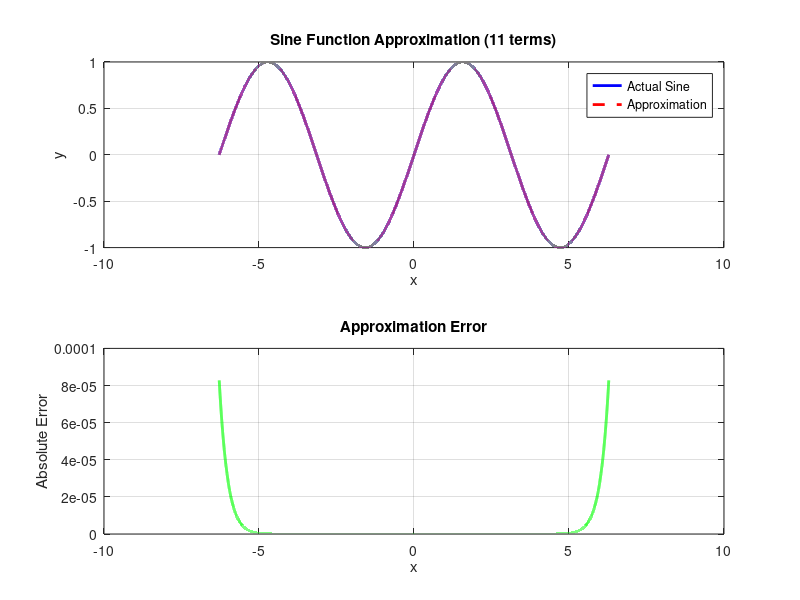
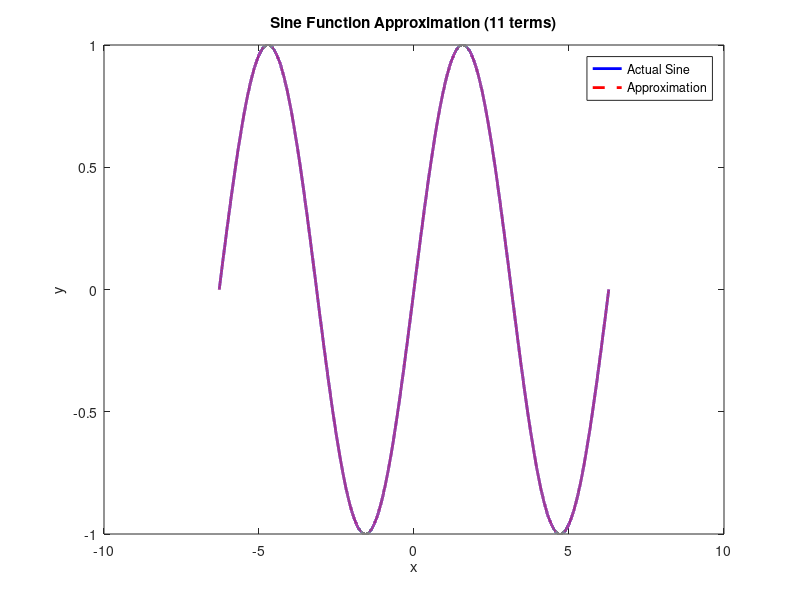

Reproduce these figures in MATLAB, in order.
% Universal Function Approximation - Polynomal Functions
% Author: Lucas Casaril (eng@lucascasaril.me)

clear all
clc
close all

% Define the range
x = linspace(-2*pi, 2*pi, 100000);
actual_sine = sin(x);

% Parameters for Taylor series
n_terms = 11;  % Number of terms in the approximation

% Initialize approximation
approx_sine = zeros(size(x));

% Calculate Taylor series approximation
for n = 0:(n_terms-1)
    term = ((-1)^n .* x.^(2*n + 1)) / factorial(2*n + 1);
    approx_sine = approx_sine + term;
end

% Calculate error
error = abs(actual_sine - approx_sine);
max_error = max(error);

% Plotting
figure;
subplot(2,1,1);
plot(x, actual_sine, 'b-', 'LineWidth', 2, 'DisplayName', 'Actual Sine');
hold on;
plot(x, approx_sine, 'r--', 'LineWidth', 2, 'DisplayName', 'Approximation');
grid on;
legend('Location', 'best');
title(sprintf('Sine Function Approximation (%d terms)', n_terms));
xlabel('x');
ylabel('y');

subplot(2,1,2);
plot(x, error, 'g-', 'LineWidth', 2);
grid on;
title('Approximation Error');
xlabel('x');
ylabel('Absolute Error');

% Plotting
figure;
plot(x, actual_sine, 'b-', 'LineWidth', 2, 'DisplayName', 'Actual Sine');
hold on;
plot(x, approx_sine, 'r--', 'LineWidth', 2, 'DisplayName', 'Approximation');
legend('Location', 'best');
title(sprintf('Sine Function Approximation (%d terms)', n_terms));
xlabel('x');
ylabel('y');

% Display maximum error
fprintf('Maximum absolute error: %e\n', max_error);
